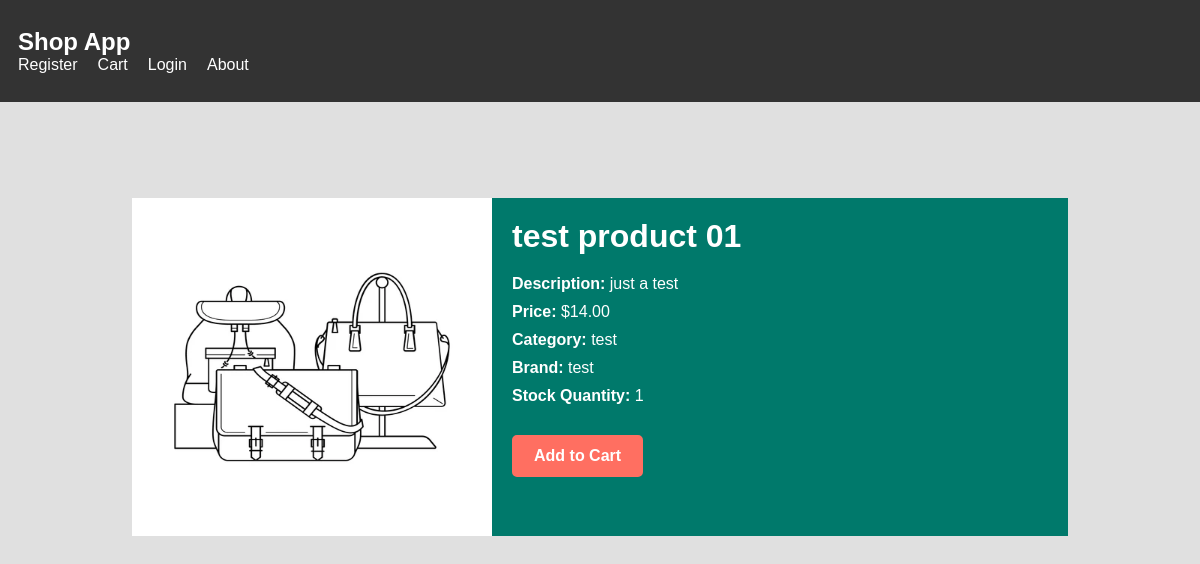
Page /store/product/1/ on the committed database.
### product/models.py (models this page shows, shortened)
class Product(models.Model):
    name = models.CharField(max_length=100)
    description = models.TextField()
    price = models.DecimalField(max_digits=10, decimal_places=2)
    category = models.CharField(max_length=50)
    image = models.ImageField(upload_to='product_images/', default='product_images/placeholder_product.webp')
    stock_quantity = models.IntegerField(default=0)
    date_added = models.DateTimeField(auto_now_add=True)
    brand = models.CharField(max_length=50)
    active = models.BooleanField(default=True)

### product/views.py (the view)
# urls.py: path('product/<int:pk>/', ProductDetailView.as_view(), name='product_detail'),
class ProductDetailView(DetailView):
    model = Product
    template_name = 'product/detail.html'
    context_object_name = 'product'

### product/templates/product/detail.html (shortened to what this page needs)
{% extends 'product/base.html' %}
{% load static %}
{% block css %}
<link rel="stylesheet" href="{% static 'product/details.css' %}">
{% endblock %}
{% block content %}
<div class="product-detail-card">
    <div class="product-image">
        <img src="{{ product.image.url }}" alt="{{ product.name }}" width="200">
    </div>
    <div class="product-details">
        <h1>{{ product.name }}</h1>
        <p><strong>Description:</strong> {{ product.description }}</p>
        <p><strong>Price:</strong> ${{ product.price }}</p>
        <p><strong>Category:</strong> {{ product.category }}</p>
        <p><strong>Brand:</strong> {{ product.brand }}</p>
        <p><strong>Stock Quantity:</strong> {{ product.stock_quantity }}</p>
        <a  href="{% url 'cart:add_to_cart' product.id %}" class="add-to-cart-detail">Add to Cart</a>
    </div>
</div>
{% endblock %}

### product/static/product/base.css (style rules this page uses)
* { margin: 0; padding: 0; box-sizing: border-box; }
body { font-family: Arial, sans-serif; background-color: #E0E0E0; }

### product/static/product/details.css (style rules this page uses)
.product-detail-card { display: flex; overflow: hidden; margin: 2vw 5vw; padding: 4vw; }
.product-image { margin: 2vw; margin-right: 0px; }
.product-image img { width: 360px; height: 338px; }
.product-details { margin: 2vw; background-color: #00796B; color: #fff; width: 60vw; margin-left: 0px; height: 338px; }
.product-details h1 { margin: 20px; }
.product-details p { margin: 10px; margin-left: 20px; }
.add-to-cart-detail { display: inline-block; padding: 10px 20px; font-size: 16px; font-weight: bold; text-align: center; text-decoration: none; color: #fff; background-color: #FF6F61; border: 2px solid #FF6F61; border-radius: 5px; transition: background-color 0.3s, color 0.3s; margin: 20px; }

### rows in the picture
Product: image (placeholder picture), name "test product 01", description "just a test", price "14.00", category "test", brand "test", stock_quantity "1"
